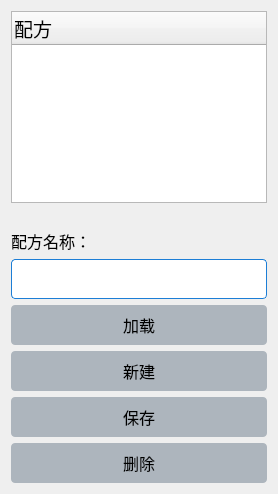
    <widget class="QWidget" name="peiFang" native="true">
     <property name="font">
      <font>
       <family>微软雅黑</family>
      </font>
     </property>
     <property name="styleSheet">
      <string notr="true"/>
     </property>
     <layout class="QVBoxLayout" name="verticalLayout_2">
      <property name="sizeConstraint">
       <enum>QLayout::SetDefaultConstraint</enum>
      </property>
      <item>
       <widget class="QTreeWidget" name="treeWidget">
        <property name="font">
         <font>
          <family>微软雅黑</family>
          <pointsize>12</pointsize>
         </font>
        </property>
        <property name="styleSheet">
         <string notr="true">background-color: rgb(220, 220, 220);
QTreeWidget::item
{
	height: 30px;
}</string>
        </property>
        <column>
         <property name="text">
          <string>配方</string>
         </property>
         <property name="font">
          <font>
           <family>微软雅黑</family>
           <pointsize>14</pointsize>
          </font>
         </property>
        </column>
       </widget>
      </item>
      <item>
       <spacer name="horizontalSpacer_2">
        <property name="orientation">
         <enum>Qt::Horizontal</enum>
        </property>
        <property name="sizeHint" stdset="0">
         <size>
          <width>40</width>
          <height>20</height>
         </size>
        </property>
       </spacer>
      </item>
      <item>
       <widget class="QLabel" name="label">
        <property name="font">
         <font>
          <family>微软雅黑</family>
          <pointsize>12</pointsize>
         </font>
        </property>
        <property name="text">
         <string>配方名称：</string>
        </property>
       </widget>
      </item>
      <item>
       <widget class="QLineEdit" name="lineEdit">
        <property name="minimumSize">
         <size>
          <width>0</width>
          <height>40</height>
         </size>
        </property>
        <property name="font">
         <font>
          <pointsize>12</pointsize>
         </font>
        </property>
        <property name="styleSheet">
         <string notr="true">QLineEdit{
	border: 1px solid #1c7ed6;
	border-radius: 4px;
	background: white;
}

QLineEdit:hover{
	border-color: #74b816;
}</string>
        </property>
       </widget>
      </item>
      <item>
       <widget class="QPushButton" name="loadBtn">
        <property name="font">
         <font>
          <family>微软雅黑</family>
          <pointsize>12</pointsize>
         </font>
        </property>
        <property name="styleSheet">
         <string notr="true">QPushButton#loadBtn{
	min-width: 256px;
	min-height: 40px;
	background: #adb5bd;
	border-radius: 4px;
}

QPushButton#loadBtn:hover{	
	background-color: gray;
}</string>
        </property>
        <property name="text">
         <string>加载</string>
        </property>
        <property name="icon">
         <iconset resource="ico.qrc">
          <normaloff>:/ico/saveas.png</normaloff>:/ico/saveas.png</iconset>
        </property>
       </widget>
      </item>
      <item>
       <widget class="QPushButton" name="newBtn">
        <property name="font">
         <font>
          <family>微软雅黑</family>
          <pointsize>12</pointsize>
         </font>
        </property>
        <property name="styleSheet">
         <string notr="true">QPushButton#newBtn{
	min-width: 256px;
	min-height: 40px;
	background: #adb5bd;
	border-radius: 4px;
}

QPushButton#newBtn:hover{	
	background-color: gray;
}</string>
        </property>
        <property name="text">
         <string>新建</string>
        </property>
        <property name="icon">
         <iconset resource="ico.qrc">
          <normaloff>:/ico/new.png</normaloff>:/ico/new.png</iconset>
        </property>
       </widget>
      </item>
      <item>
       <widget class="QPushButton" name="saveBtn">
        <property name="font">
         <font>
          <family>微软雅黑</family>
          <pointsize>12</pointsize>
         </font>
        </property>
        <property name="styleSheet">
         <string notr="true">QPushButton#saveBtn{
	min-width: 256px;
	min-height: 40px;
	background: #adb5bd;
	border-radius: 4px;
}

QPushButton#saveBtn:hover{	
	background-color: gray;
}</string>
        </property>
        <property name="text">
         <string>保存</string>
        </property>
        <property name="icon">
         <iconset resource="ico.qrc">
          <normaloff>:/ico/saveas1.png</normaloff>:/ico/saveas1.png</iconset>
        </property>
       </widget>
      </item>
      <item>
       <widget class="QPushButton" name="delBtn">
        <property name="font">
         <font>
          <family>微软雅黑</family>
          <pointsize>12</pointsize>
         </font>
        </property>
        <property name="styleSheet">
         <string notr="true">QPushButton#delBtn{
	min-width: 256px;
	min-height: 40px;
	background: #adb5bd;
	border-radius: 4px;
}

QPushButton#delBtn:hover{	
	background-color: rgb(170, 0, 0);
}</string>
        </property>
        <property name="text">
         <string>删除</string>
        </property>
        <property name="icon">
         <iconset resource="ico.qrc">
          <normaloff>:/ico/cancel1.png</normaloff>:/ico/cancel1.png</iconset>
        </property>
       </widget>
      </item>
     </layout>
    </widget>
